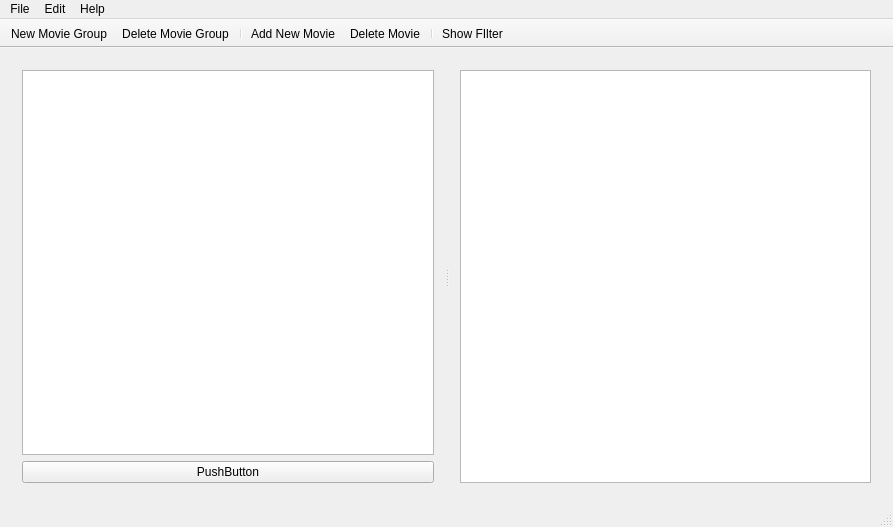
<?xml version="1.0" encoding="UTF-8"?>
<ui version="4.0">
 <class>MainWindow</class>
 <widget class="QMainWindow" name="MainWindow">
  <property name="geometry">
   <rect>
    <x>0</x>
    <y>0</y>
    <width>893</width>
    <height>527</height>
   </rect>
  </property>
  <property name="windowTitle">
   <string>MainWindow</string>
  </property>
  <widget class="QWidget" name="centralWidget">
   <layout class="QGridLayout" name="gridLayout">
    <item row="0" column="0">
     <widget class="QSplitter" name="splitter">
      <property name="sizePolicy">
       <sizepolicy hsizetype="Expanding" vsizetype="Preferred">
        <horstretch>0</horstretch>
        <verstretch>0</verstretch>
       </sizepolicy>
      </property>
      <property name="orientation">
       <enum>Qt::Horizontal</enum>
      </property>
      <widget class="QWidget" name="verticalLayoutWidget_2">
       <layout class="QVBoxLayout" name="verticalLayout_2">
        <item>
         <widget class="QTreeView" name="tvCollectionView">
          <property name="sizePolicy">
           <sizepolicy hsizetype="Expanding" vsizetype="Expanding">
            <horstretch>0</horstretch>
            <verstretch>0</verstretch>
           </sizepolicy>
          </property>
          <property name="baseSize">
           <size>
            <width>50</width>
            <height>0</height>
           </size>
          </property>
         </widget>
        </item>
        <item>
         <widget class="QPushButton" name="pushButton">
          <property name="text">
           <string>PushButton</string>
          </property>
         </widget>
        </item>
       </layout>
      </widget>
      <widget class="QWidget" name="verticalLayoutWidget">
       <layout class="QVBoxLayout" name="verticalLayout">
        <item>
         <widget class="QTreeView" name="tvMovieList">
          <property name="sizePolicy">
           <sizepolicy hsizetype="Expanding" vsizetype="Expanding">
            <horstretch>0</horstretch>
            <verstretch>0</verstretch>
           </sizepolicy>
          </property>
         </widget>
        </item>
       </layout>
      </widget>
     </widget>
    </item>
   </layout>
  </widget>
  <widget class="QMenuBar" name="menuBar">
   <property name="geometry">
    <rect>
     <x>0</x>
     <y>0</y>
     <width>893</width>
     <height>20</height>
    </rect>
   </property>
   <widget class="QMenu" name="menuFile">
    <property name="title">
     <string>File</string>
    </property>
    <addaction name="actionImport_XML"/>
    <addaction name="actionImport_From_Files"/>
    <addaction name="separator"/>
    <addaction name="actionReload"/>
    <addaction name="actionSave"/>
    <addaction name="actionDiscard_Changes"/>
    <addaction name="separator"/>
    <addaction name="actionClose"/>
   </widget>
   <widget class="QMenu" name="menuHelp">
    <property name="title">
     <string>Help</string>
    </property>
    <addaction name="actionAbout"/>
   </widget>
   <widget class="QMenu" name="menuMovie_Group">
    <property name="title">
     <string>Edit</string>
    </property>
    <addaction name="actionAddNewMovie"/>
    <addaction name="actionDeleteMovie"/>
    <addaction name="separator"/>
    <addaction name="actionNewMovieGroup"/>
    <addaction name="actionDeleteMovieGroup"/>
    <addaction name="actionClearMovieGroup"/>
    <addaction name="separator"/>
    <addaction name="actionShowFilter"/>
   </widget>
   <addaction name="menuFile"/>
   <addaction name="menuMovie_Group"/>
   <addaction name="menuHelp"/>
  </widget>
  <widget class="QToolBar" name="mainToolBar">
   <property name="movable">
    <bool>false</bool>
   </property>
   <property name="toolButtonStyle">
    <enum>Qt::ToolButtonIconOnly</enum>
   </property>
   <property name="floatable">
    <bool>false</bool>
   </property>
   <attribute name="toolBarArea">
    <enum>TopToolBarArea</enum>
   </attribute>
   <attribute name="toolBarBreak">
    <bool>false</bool>
   </attribute>
   <addaction name="actionNewMovieGroup"/>
   <addaction name="actionDeleteMovieGroup"/>
   <addaction name="separator"/>
   <addaction name="actionAddNewMovie"/>
   <addaction name="actionDeleteMovie"/>
   <addaction name="separator"/>
   <addaction name="actionShowFilter"/>
  </widget>
  <widget class="QStatusBar" name="statusBar"/>
  <action name="actionClose">
   <property name="text">
    <string>Close</string>
   </property>
   <property name="iconText">
    <string>Close</string>
   </property>
  </action>
  <action name="actionAbout">
   <property name="text">
    <string>About</string>
   </property>
   <property name="iconText">
    <string>About</string>
   </property>
  </action>
  <action name="actionNewMovieGroup">
   <property name="text">
    <string>New Movie Group</string>
   </property>
   <property name="iconText">
    <string>New Movie Group</string>
   </property>
   <property name="toolTip">
    <string>Create a new movie group</string>
   </property>
  </action>
  <action name="actionDeleteMovieGroup">
   <property name="text">
    <string>Delete Movie Group</string>
   </property>
   <property name="iconText">
    <string notr="true">Delete Movie Group</string>
   </property>
   <property name="toolTip">
    <string>Delete the selected movie groups</string>
   </property>
  </action>
  <action name="actionClearMovieGroup">
   <property name="text">
    <string>Clear Movie Group</string>
   </property>
   <property name="iconText">
    <string>Clear Movie Group</string>
   </property>
   <property name="toolTip">
    <string>Clear the items inside the selected movie group.</string>
   </property>
  </action>
  <action name="actionShowFilter">
   <property name="checkable">
    <bool>true</bool>
   </property>
   <property name="text">
    <string>Show FIlter</string>
   </property>
   <property name="toolTip">
    <string>Begin filtering movies using regular expressions</string>
   </property>
   <property name="shortcut">
    <string>Ctrl+I</string>
   </property>
  </action>
  <action name="actionAddNewMovie">
   <property name="text">
    <string>Add New Movie</string>
   </property>
   <property name="toolTip">
    <string>Adds a new movie to the currently selected movie collection.</string>
   </property>
   <property name="shortcut">
    <string>Ctrl+N</string>
   </property>
  </action>
  <action name="actionDeleteMovie">
   <property name="text">
    <string>Delete Movie</string>
   </property>
   <property name="toolTip">
    <string>Deletes the currently selected movie.</string>
   </property>
  </action>
  <action name="actionSave">
   <property name="text">
    <string>Save</string>
   </property>
   <property name="shortcut">
    <string>Ctrl+S</string>
   </property>
  </action>
  <action name="actionDiscard_Changes">
   <property name="text">
    <string>Discard Changes</string>
   </property>
  </action>
  <action name="actionReload">
   <property name="text">
    <string>Reload</string>
   </property>
   <property name="shortcut">
    <string>Ctrl+R</string>
   </property>
  </action>
  <action name="actionImport_From_Files">
   <property name="text">
    <string>Import From Movie Files</string>
   </property>
  </action>
  <action name="actionImport_XML">
   <property name="text">
    <string>Import XML</string>
   </property>
  </action>
 </widget>
 <layoutdefault spacing="6" margin="11"/>
 <resources/>
 <connections/>
</ui>
